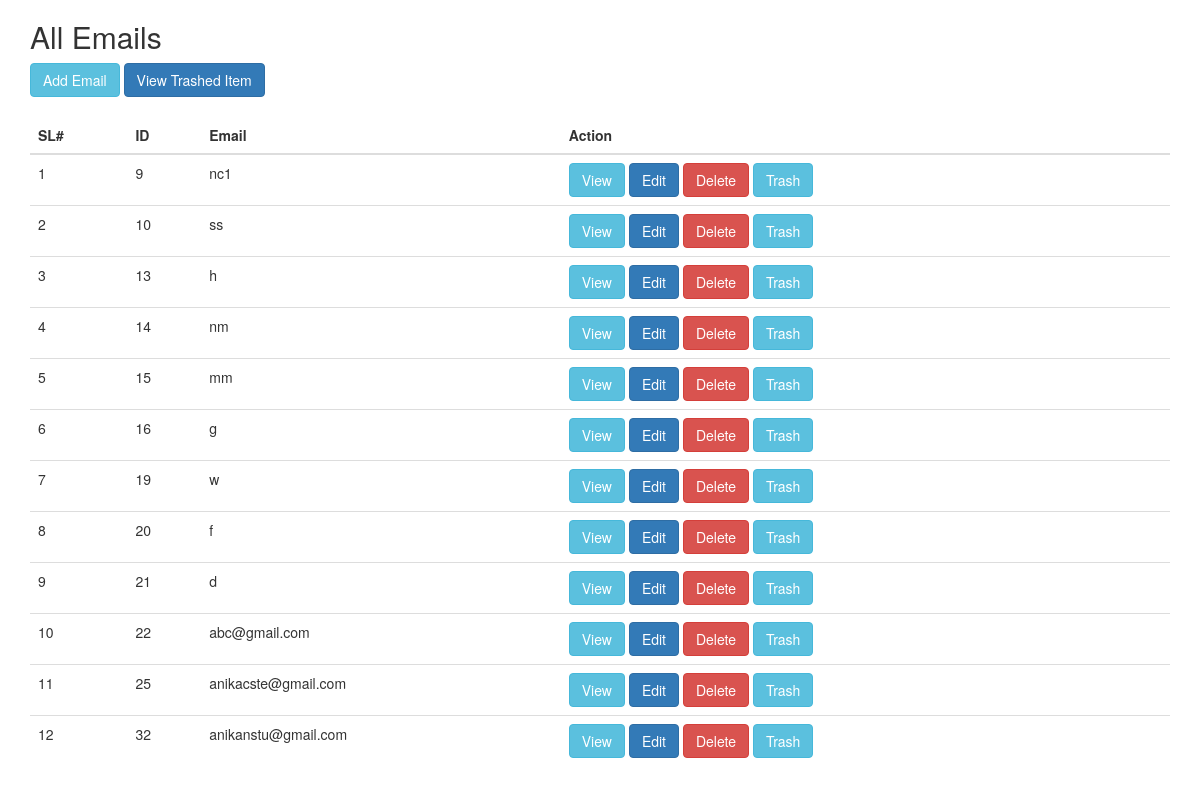
The page /views/SEIP1292/City/index.php on the database its author committed.
### tables this page shows
CREATE TABLE IF NOT EXISTS `email` (
  `id` int(11) NOT NULL AUTO_INCREMENT,
  `name` varchar(50) NOT NULL,
  `email` varchar(50) NOT NULL,
  `deleted_at` varchar(50) DEFAULT NULL,
  PRIMARY KEY (`id`),
  UNIQUE KEY `email` (`email`)
);

### src/Bitm/SEIP1292/Email/Email.php (called while the page is built, shortened)
<?php
class Email
{
    public $conn = "";
    public function __construct()
    {
        $this->conn = mysqli_connect("localhost", "root", "", "atomicprojectb20") or die("database connection establishing fail");
    }
    public  function index(){
        $_allEmail=array();
        $whereClause= " 1=1 ";
        $query= "SELECT * FROM `email` WHERE `deleted_at` IS NULL AND ".$whereClause;
        $result= mysqli_query($this->conn,$query);
        while($row=mysqli_fetch_object($result)){
            $_allEmail[]=$row;
        }
        return $_allEmail;
    }
    }

### views/SEIP1292/City/index.php (the view, shortened to what this page needs)
<?php
$email = new Email();
$allEmail=$email->index();
?>
<!DOCTYPE html>
<html>
<head>
    <link rel="stylesheet" href="http://maxcdn.bootstrapcdn.com/bootstrap/3.3.6/css/bootstrap.min.css">
    <link rel="stylesheet" type="text/css" href="../../../Resource/bootstrap/css/bootstrap.css">
    <link rel="stylesheet" type="text/css" href="../../../Resource/bootstrap/js/bootstrap.js">
</head>
<body>
<div class="container">
    <h2>All Emails</h2>
    <a href="create.php" class="btn btn-info" role="button">Add Email</a> <a href="trashed.php" class="btn btn-primary" role="button">View Trashed Item</a><br><br>
    <div class="table-responsive">
        <table class="table">
            <thead>
            <tr>
                <th>SL#</th>
                <th>ID</th>
                <th>Email</th>
                <th>Action</th>
            </tr>
            </thead>
            <tbody>
            <?php
            $sl=0;
            foreach ($allEmail as $email){
                $sl++?>
                <tr>
                    <td><?php echo $sl?></td>
                    <td><?php echo $email->id ?></td>
                    <td><?php echo $email->email ?></td>
                    <td><a href="view.php?id=<?php echo $email->id ?>" class="btn btn-info" role="button">View</a>
                        <a href="edit.php?id=<?php echo $email->id ?>" class="btn btn-primary" role="button">Edit</a>
                        <a href="delete.php?id=<?php echo $email->id ?>" class="btn btn-danger" role="button">Delete</a>
                        <a href="trash.php?id=<?php echo $email->id ?>" class="btn btn-info" role="button">Trash</a>
                    </td>
                </tr>
            <?php }?>
            </tbody>
        </table>
    </div>
</div>
</body>
</html>

### rows shown on the page
email: id "9", email "nc1"
email: id "10", email "ss"
email: id "13", email "h"
email: id "14", email "nm"
email: id "15", email "mm"
email: id "16", email "g"
email: id "19", email "w"
email: id "20", email "f"
email: id "21", email "d"
email: id "22", email "abc@gmail.com"
email: id "25", email "anikacste@gmail.com"
email: id "32", email "anikanstu@gmail.com"
